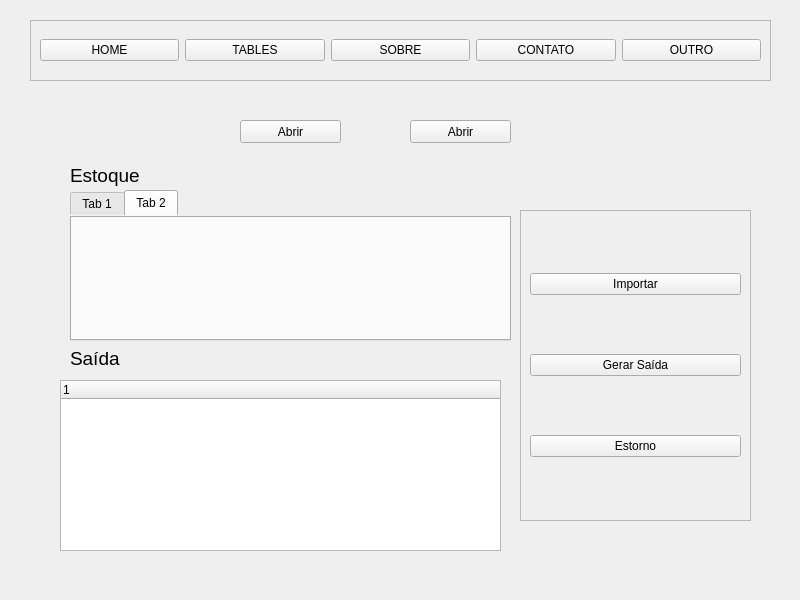
<?xml version="1.0" encoding="UTF-8"?>
<ui version="4.0">
 <class>telPrincipal</class>
 <widget class="QMainWindow" name="telPrincipal">
  <property name="geometry">
   <rect>
    <x>0</x>
    <y>0</y>
    <width>800</width>
    <height>600</height>
   </rect>
  </property>
  <property name="windowTitle">
   <string>MainWindow</string>
  </property>
  <widget class="QWidget" name="centralwidget">
   <widget class="QFrame" name="frame">
    <property name="geometry">
     <rect>
      <x>30</x>
      <y>20</y>
      <width>741</width>
      <height>61</height>
     </rect>
    </property>
    <property name="frameShape">
     <enum>QFrame::StyledPanel</enum>
    </property>
    <property name="frameShadow">
     <enum>QFrame::Raised</enum>
    </property>
    <layout class="QHBoxLayout" name="horizontalLayout">
     <item>
      <widget class="QPushButton" name="pushButton">
       <property name="text">
        <string>HOME</string>
       </property>
      </widget>
     </item>
     <item>
      <widget class="QPushButton" name="pushButton_2">
       <property name="text">
        <string>TABLES</string>
       </property>
      </widget>
     </item>
     <item>
      <widget class="QPushButton" name="pushButton_3">
       <property name="text">
        <string>SOBRE</string>
       </property>
      </widget>
     </item>
     <item>
      <widget class="QPushButton" name="pushButton_4">
       <property name="text">
        <string>CONTATO</string>
       </property>
      </widget>
     </item>
     <item>
      <widget class="QPushButton" name="pushButton_5">
       <property name="text">
        <string>OUTRO</string>
       </property>
      </widget>
     </item>
    </layout>
   </widget>
   <widget class="QStackedWidget" name="tabelaDados">
    <property name="geometry">
     <rect>
      <x>50</x>
      <y>90</y>
      <width>721</width>
      <height>471</height>
     </rect>
    </property>
    <property name="styleSheet">
     <string notr="true">border-color: rgb(3, 61, 132);
border-top-color: rgb(6, 32, 117);</string>
    </property>
    <property name="currentIndex">
     <number>0</number>
    </property>
    <widget class="QWidget" name="page">
     <widget class="QTabWidget" name="tabela">
      <property name="geometry">
       <rect>
        <x>20</x>
        <y>100</y>
        <width>441</width>
        <height>151</height>
       </rect>
      </property>
      <property name="currentIndex">
       <number>1</number>
      </property>
      <widget class="QWidget" name="tab">
       <attribute name="title">
        <string>Tab 1</string>
       </attribute>
      </widget>
      <widget class="QWidget" name="tab_2">
       <attribute name="title">
        <string>Tab 2</string>
       </attribute>
      </widget>
     </widget>
     <widget class="QFrame" name="frame_2">
      <property name="geometry">
       <rect>
        <x>470</x>
        <y>120</y>
        <width>231</width>
        <height>311</height>
       </rect>
      </property>
      <property name="frameShape">
       <enum>QFrame::StyledPanel</enum>
      </property>
      <property name="frameShadow">
       <enum>QFrame::Raised</enum>
      </property>
      <layout class="QVBoxLayout" name="verticalLayout">
       <item>
        <widget class="QPushButton" name="pushButton_6">
         <property name="text">
          <string>Importar</string>
         </property>
        </widget>
       </item>
       <item>
        <widget class="QPushButton" name="pushButton_7">
         <property name="text">
          <string>Gerar Saída</string>
         </property>
        </widget>
       </item>
       <item>
        <widget class="QPushButton" name="pushButton_8">
         <property name="text">
          <string>Estorno</string>
         </property>
        </widget>
       </item>
      </layout>
     </widget>
     <widget class="QTreeWidget" name="treeWidget">
      <property name="geometry">
       <rect>
        <x>10</x>
        <y>290</y>
        <width>441</width>
        <height>171</height>
       </rect>
      </property>
      <column>
       <property name="text">
        <string notr="true">1</string>
       </property>
      </column>
     </widget>
     <widget class="QLabel" name="label_2">
      <property name="geometry">
       <rect>
        <x>20</x>
        <y>260</y>
        <width>51</width>
        <height>16</height>
       </rect>
      </property>
      <property name="font">
       <font>
        <family>Arial</family>
        <pointsize>14</pointsize>
       </font>
      </property>
      <property name="text">
       <string>Saída</string>
      </property>
     </widget>
     <widget class="QLabel" name="label_3">
      <property name="geometry">
       <rect>
        <x>20</x>
        <y>70</y>
        <width>131</width>
        <height>31</height>
       </rect>
      </property>
      <property name="font">
       <font>
        <family>Arial</family>
        <pointsize>14</pointsize>
       </font>
      </property>
      <property name="text">
       <string>Estoque</string>
      </property>
     </widget>
     <widget class="QPushButton" name="pushButton_9">
      <property name="geometry">
       <rect>
        <x>360</x>
        <y>30</y>
        <width>101</width>
        <height>23</height>
       </rect>
      </property>
      <property name="text">
       <string>Abrir</string>
      </property>
     </widget>
     <widget class="QPushButton" name="pushButton_10">
      <property name="geometry">
       <rect>
        <x>190</x>
        <y>30</y>
        <width>101</width>
        <height>23</height>
       </rect>
      </property>
      <property name="text">
       <string>Abrir</string>
      </property>
     </widget>
    </widget>
    <widget class="QWidget" name="page_2">
     <widget class="QLabel" name="label">
      <property name="geometry">
       <rect>
        <x>30</x>
        <y>30</y>
        <width>641</width>
        <height>301</height>
       </rect>
      </property>
      <property name="styleSheet">
       <string notr="true">background-color: rgb(143, 194, 255);</string>
      </property>
      <property name="text">
       <string>&lt;html&gt;&lt;head/&gt;&lt;body&gt;&lt;p align=&quot;center&quot;&gt;&lt;span style=&quot; font-size:36pt; color:#00007f;&quot;&gt;Mar&lt;/span&gt;&lt;span style=&quot; font-size:36pt; color:#8c38b0;&quot;&gt;Py&lt;/span&gt;&lt;/p&gt;&lt;p align=&quot;center&quot;&gt;&lt;span style=&quot; font-size:26pt; color:#00006c;&quot;&gt;Sistema de Gerenciamento de Estoque&lt;/span&gt;&lt;/p&gt;&lt;/body&gt;&lt;/html&gt;</string>
      </property>
     </widget>
    </widget>
   </widget>
  </widget>
 </widget>
 <resources/>
 <connections/>
</ui>
